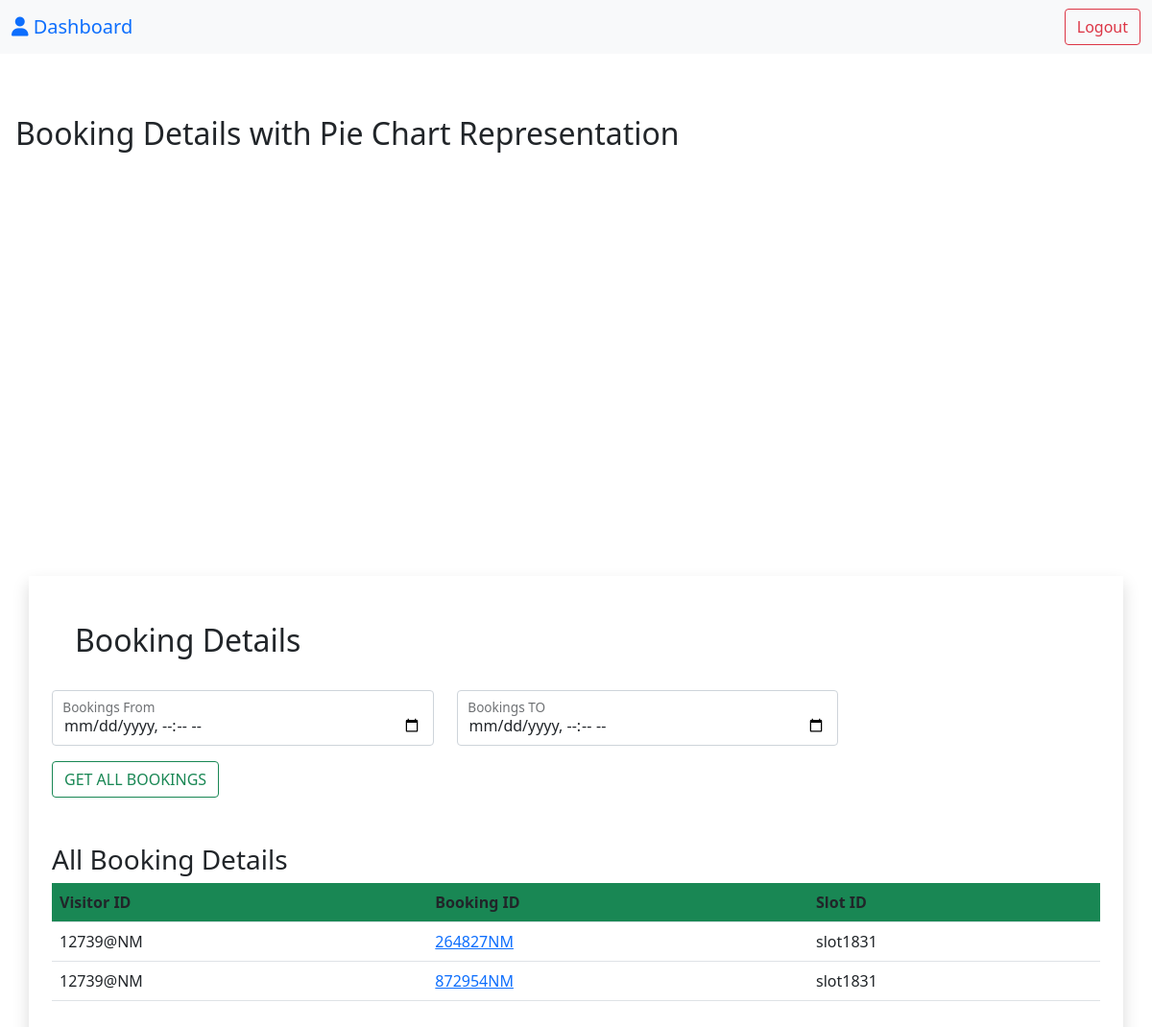
/admin/bookings.php (signed in), run on the app's committed database.
### tables this page shows
CREATE TABLE `bookings` (
  `visitor_id` varchar(20) NOT NULL,
  `booking_id` varchar(20) NOT NULL,
  `no_of_members` int(3) NOT NULL,
  `member_details` varchar(750) NOT NULL,
  `booking_price` varchar(5) NOT NULL,
  `visiting_date` varchar(30) NOT NULL,
  `slot_id` varchar(10) NOT NULL,
  `slot_no` int(2) NOT NULL,
  `checkin` varchar(30) NOT NULL DEFAULT '-',
  `checkin_sec` varchar(10) NOT NULL,
  `checkout` varchar(30) NOT NULL DEFAULT '-',
  `checkout_sec` varchar(10) NOT NULL,
  `order_id` varchar(200) NOT NULL,
  `razorpay_payment_id` varchar(200) NOT NULL,
  `paid_status` varchar(20) NOT NULL,
  `book_time` datetime NOT NULL
);

### admin/bookings.php (the view, shortened to what this page needs)
<?php
require "admin_navbar.php";
if($con->affected_rows > 0){
    ?>
    <div class="container mt-5 row g-3">
        <h2>Booking Details with Pie Chart Representation</h2>
        <div id="genderPieChart" style="height: 370px; width: 100%;" class="col"></div>
        <div id="agePieChart" style="height: 370px; width: 100%;" class="col"></div>
    </div>
    <div class="container mt-5 shadow p-4">
        <h2 class="p-4">Booking Details</h2>
        <form action="<?php echo htmlspecialchars($_SERVER['PHP_SELF']); ?>" method="post" class="form w-75 mb-5">
            <div class="row">
                <div class="form-floating mb-3 col">
                    <input type="datetime-local" name="bookings_from" class="form-control" required>
                    <label class="px-4" for="from">Bookings From</label>
                </div>
                <div class="form-floating mb-3 col">
                    <input type="datetime-local" name="bookings_to" id="bookings_to" class="form-control" required>
                    <label class="px-4" for="to">Bookings TO</label>
                </div>
            </div>
            <button name="getBookings" value="true" class="btn btn-outline-success" type="submit">GET ALL BOOKINGS</button>
        </form>
        <div class="table-responsive">
            <h3>All Booking Details</h3>
            <table class="table table-hover">
                <tr class="bg-success">
                    <th>Visitor ID</th>
                    <th>Booking ID</th>
                    <th>Slot ID</th>
                </tr>
                <?php
                $get_booking_query = "select visitor_id, booking_id, slot_id from bookings";
                $bookings = mysqli_query($con, $get_booking_query);
                while($booking = $bookings->fetch_assoc()){
                    ?>
                    <tr>
                        <td><?php echo $booking['visitor_id']; ?></td>
                        <td><a href="../check_booking.php?id=<?php echo $booking['booking_id']; ?>" target="__blank"><?php echo $booking['booking_id']; ?></a></td>
                        <td><?php echo $booking['slot_id']; ?></td>
                    </tr>
                    <?php
                }
                ?>
            </table>
        </div>
    </div>
<?php
}else{
?>
    <h3 class="container mt-5 p-5 shadow text-info">No Bookings Yet..!</h3>
<?php
}
?>

### data on the page
bookings: visitor "12739@NM", booking_id "264827NM", slot "slot1831"
bookings: visitor "12739@NM", booking_id "872954NM", slot "slot1831"
